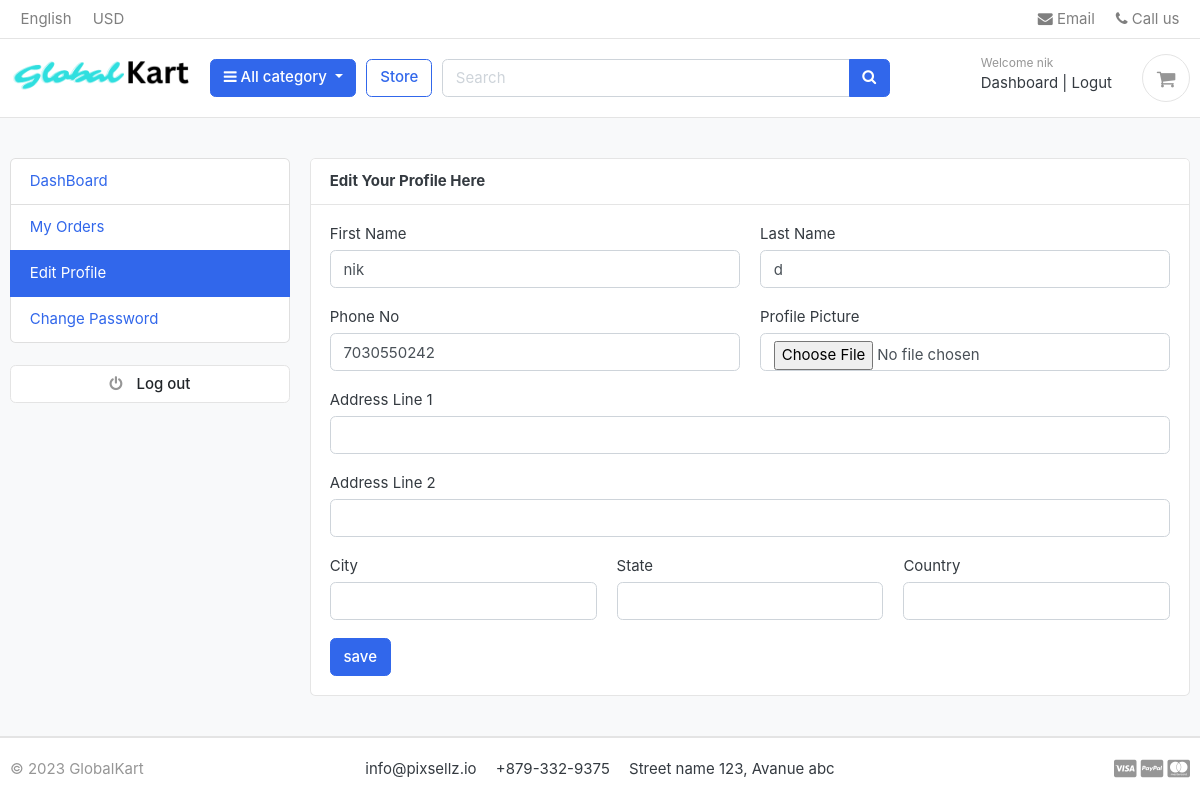
The app's page /accounts/edit_profile/ (signed in) with its own data.
### accounts/models.py (models this page shows, shortened)
class Account(AbstractBaseUser):
    first_name = models.CharField(max_length=50)
    last_name = models.CharField(max_length=50)
    username = models.CharField(max_length=50,unique=True)
    email = models.EmailField(max_length=100,unique=True)
    phone_no = models.CharField(max_length=50)
    date_joined = models.DateTimeField(auto_now_add=True)
    last_login = models.DateTimeField(auto_now_add=True)
    is_admin = models.BooleanField(default=False)
    is_staff = models.BooleanField(default=False)
    is_active = models.BooleanField(default=False)
    is_superadmin = models.BooleanField(default=False)
    USERNAME_FIELD = 'email'
    REQUIRED_FIELDS = ['username', 'first_name', 'last_name']
    objects = MyAccountManager()

class UserProfile(models.Model):
    user = models.OneToOneField(Account, on_delete=models.CASCADE)
    address_line1 = models.CharField(blank=True,max_length=100)
    address_line2 = models.CharField(blank=True,max_length=100)
    profile_picture = models.ImageField(blank=True, upload_to='userprofile')
    city = models.CharField(blank=True,max_length=20)
    country = models.CharField(blank=True,max_length=20)

### accounts/views.py (the view)
# urls.py: path('edit_profile/', views.edit_profile, name='edit_profile'),
@login_required(login_url='login')
def edit_profile(request):
    userprofile = get_object_or_404(UserProfile, user = request.user)
    if request.method == 'POST':
        user_form = UserForm(request.POST, instance= request.user)
        profile_form = UserProfileForm(request.POST, request.FILES, instance= userprofile)
        if user_form.is_valid() :
            if profile_form.is_valid():
                user_form.save()
                profile_form.save()
                messages.success(request,"Your Profile has been updated")
                return redirect('edit_profile')
    else:
        user_form = UserForm(instance=request.user)
        profile_form = UserProfileForm(instance=userprofile)
    context = {
        'user_form' : user_form,
        'profile_form' : profile_form,
    }
    return render(request, 'accounts/edit_profile.html',context)

### accounts/forms.py
class UserForm(forms.ModelForm):
    class Meta:
        model = Account
        fields = ['first_name', 'last_name', 'phone_no']
    def __init__(self,*args,**kwargs):
        super(UserForm,self).__init__(*args,**kwargs)
        for field in self.fields:
            self.fields[field].widget.attrs['class'] = 'form-control'

class UserProfileForm(forms.ModelForm):
    profile_picture = forms.ImageField(required=False, error_messages= {'invalid': ("Image Files only")}, widget=forms.FileInput)
    class Meta:
        model = UserProfile
        fields = ['address_line1', 'address_line2', 'profile_picture', 'city','country']
    def __init__(self,*args,**kwargs):
        super(UserProfileForm,self).__init__(*args,**kwargs)
        for field in self.fields:
            self.fields[field].widget.attrs['class'] = 'form-control'

### templates/accounts/edit_profile.html (shortened to what this page needs)
{% extends "base.html" %} {% block content %}
<section class="section-conten padding-y bg">
    <div class="container">
        <div class="row">
            {% include "includes/dashboard_sidebar.html" %}
            <main class="col-md-9">
                <article class="card">
                    <header class="card-header">
                        <strong class="d-inline-block mr-3">Edit Your Profile Here</strong>
                    </header>
                    <div class="card-body">
                        <div class="row">
                            <div class="col-md-12">
                                <form action="{%url 'edit_profile' %}" method="POST" enctype="multipart/form-data">
                                    <div class="form row">
                                        <div class="form-group col md-6">
                                            <label>First Name</label>
                                            {{user_form.first_name}}
                                        </div>
                                        <div class="form-group col md-6">
                                            <label>Last Name</label>
                                            {{user_form.last_name}}
                                        </div>
                                    </div>
                                    <div class="form row">
                                        <div class="form-group col md-6">
                                            <label>Phone No</label>
                                            {{user_form.phone_no}}
                                        </div>
                                        <div class="form-group col md-6">
                                            <label>Profile Picture</label>
                                            {{profile_form.profile_picture}}
                                        </div>
                                    </div>
                                    <div class="form-group">
                                        <label>Address Line 1</label>
                                        {{profile_form.address_line1}}
                                    </div>
                                    <div class="form-group">
                                        <label>Address Line 2</label>
                                        {{profile_form.address_line2}}
                                    </div>
                                    <div class="form row">
                                        <div class="form-group col md-4">
                                            <label>City</label>
                                            {{profile_form.city}}
                                        </div>
                                        <div class="form-group col md-4">
                                            <label>State</label>
                                            <input type="text" name="" id="" class="form-control">
                                        </div>
                                        <div class="form-group col md-4">
                                            <label>Country</label>
                                            {{profile_form.country}}
                                        </div>
                                    </div>
                                    <input type="submit" value="save" class="btn btn-primary">
                                </form>
                            </div>
                        </div>
                    </div>
                </article>
            </main>
        </div>
    </div>
</section>
{% endblock content %}

### templates/includes/navbar.html (shortened to what this page needs)
{% load static %}
<header class="section-header">
  <nav class="navbar p-md-0 navbar-expand-sm navbar-light border-bottom">
    <div class="container">
      <div class="collapse navbar-collapse" id="navbarTop4">
        <ul class="navbar-nav mr-auto">
          <li class="nav-item dropdown">
            <a href="#" class="nav-link"> English </a>
          </li>
          <li class="nav-item dropdown">
            <a href="#" class="nav-link"> USD </a>
          </li>
        </ul>
        <ul class="navbar-nav">
          <li>
            <a href="#" class="nav-link">
              <i class="fa fa-envelope"></i> Email
            </a>
          </li>
          <li>
            <a href="#" class="nav-link">
              <i class="fa fa-phone"></i> Call us
            </a>
          </li>
        </ul>
      </div>
    </div>
  </nav>
  <section class="header-main border-bottom">
    <div class="container">
      <div class="row align-items-center">
        <div class="col-lg-2 col-md-3 col-6 ">
          <a href="{% url 'home' %}" class="brand-wrap">
            <img class="logo" src="{% static './images/Global.png' %}" />
          </a>
        </div>
        <div class="col-lg col-sm col-md col-6 flex-grow-0">
          <div class="category-wrap dropdown d-inline-block float-right">
            <button type="button" class="btn btn-primary dropdown-toggle" data-toggle="dropdown">
              <i class="fa fa-bars"></i> All category
            </button>
          </div>
        </div>
        <a href="{% url 'store' %}" class="btn btn-outline-primary">Store</a>
        <div class="col-lg col-md-6 col-sm-12 col">
          <form action="{% url 'search' %}" class="search" method="GET">
            <div class="input-group w-100">
              <input type="text" class="form-control" style="width: 60%" placeholder="Search" name="keyword" />
              <div class="input-group-append">
                <button class="btn btn-primary" type="submit">
                  <i class="fa fa-search"></i>
                </button>
              </div>
            </div>
          </form>
        </div>
        <div class="col-lg-3 col-sm-6 col-8 order-2 order-lg-3">
          <div class="d-flex justify-content-end mb-3 mb-lg-0">
            {% if user.id is None %}
            <div class="widget-header">
              <small class="title text-muted">Welcome guest!</small>
              <div>
                <a href="{% url 'login' %}">Sign in</a>
                <span class="dark-transp"> | </span>
                <a href="{% url 'register' %}"> Register</a>
              </div>
            </div>
            {% else %}
            <div class="widget-header">
              <small class="title text-muted">Welcome {{user.first_name}}</small>
              <div>
                <a href="{% url 'dashboard' %}">Dashboard</a>
                <span class="dark-transp"> | </span>
                <a href="{% url 'logut' %}"> Logut</a>
              </div>
            </div>
            {% endif %}
            <a href="{% url 'cart' %}" class="widget-header pl-3 ml-3">
              <div class="icon icon-sm rounded-circle border">
                <i class="fa fa-shopping-cart"></i>
              </div>
            </a>
          </div>
        </div>
      </div>
    </div>
  </section>
</header>

### globalcart/static/css/ui.css (style rules this page uses)
html { font-family: "Inter", sans-serif; font-size: 15px; }
.icon-xs, .icon-sm, .icon-md, .icon-lg { display: inline-block; text-align: center; flex-shrink: 0; flex-grow: 0; }
.icon-sm { width: 48px; height: 48px; line-height: 48px !important; font-size: 20px; }
.padding-y { padding-top: 40px; padding-bottom: 40px; }
article:after, .form-group:after { display: block; clear: both; content: ""; }
.bg { background-color: #f8f9fa; }
.header-main { position: relative; padding-top: 1rem; padding-bottom: 1rem; }
.brand-wrap .logo, .navbar-brand .logo { margin-right: 7px; max-height: 42px; display: inline-block; }
.widget-header { display: inline-block; vertical-align: middle; position: relative; }
.widget-header a { color: #343a40; }
.widget-header i { color: #969696; }
.widget-header .title { display: block; }

### records on screen
Account: first_name "nik", last_name "d", phone_no "7030550242"
